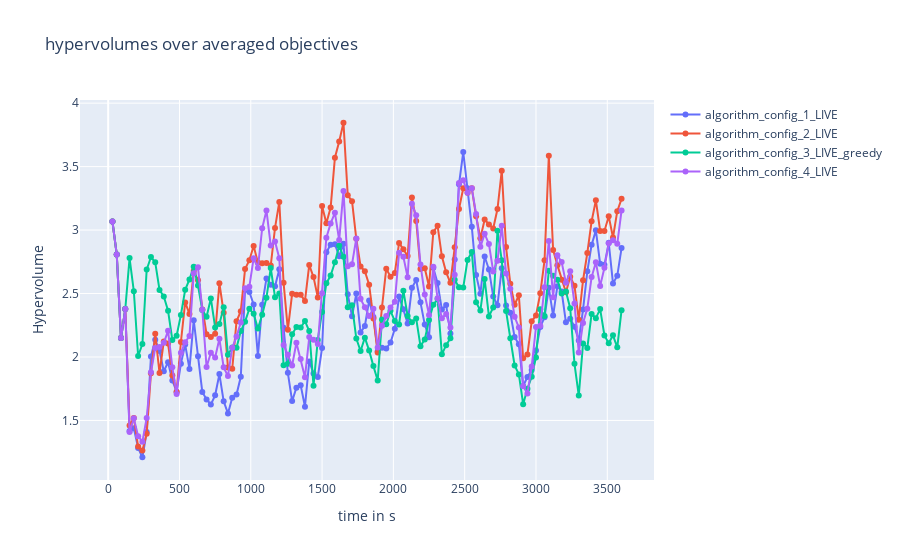
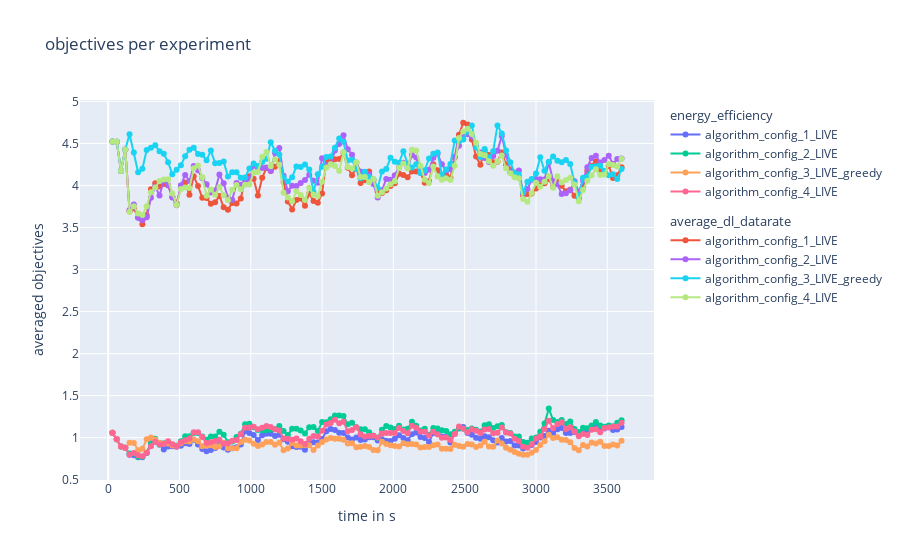
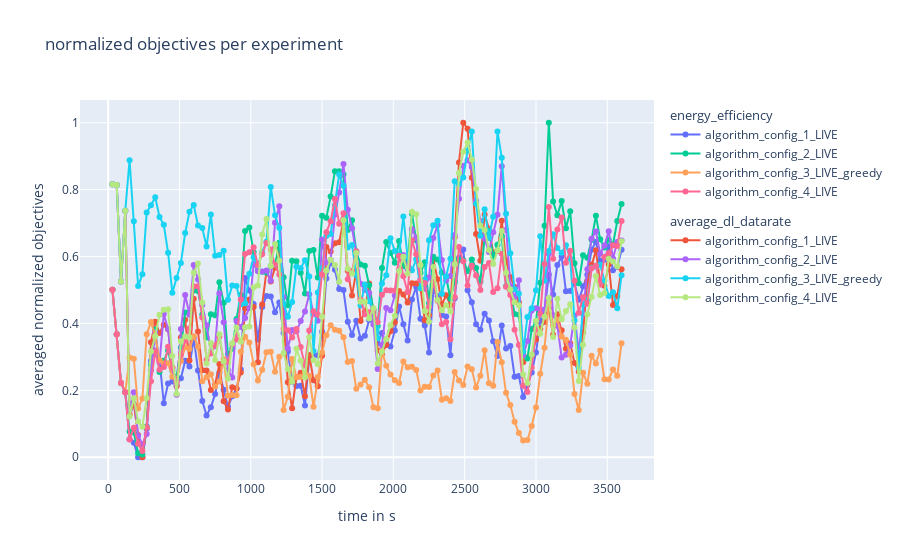

The cell these charts' notebook holds for them, in order:
### Code cell
##################
# plots for comparing experiments
##################

## hyper volume plot


fig1 = go.Figure()
fig1.update_layout(
    title="hypervolumes over averaged objectives",
    xaxis_title="time in s",
    yaxis_title="Hypervolume")


## add experiment hypervolumes 
for index, value in enumerate(hypervolume_list):
    fig1.add_trace(
        go.Scatter(
            x=time_and_frames_list[:, 1],
            y=value,
            mode='lines+markers',
            name= f"{str(configuration_names[index])}",
        ))


## objective volume plot
fig2 = go.Figure()

fig2.update_layout(
    title= "objectives per experiment",
    xaxis_title="time in s",
    yaxis_title="averaged objectives"
    )
for index, _ in enumerate(objective_1_list):
    fig2.add_trace(
        go.Scatter(
            x=time_and_frames_list[:, 1],
            y=objective_1_list[index],
            name=str(configuration_names[index]),
            mode='lines+markers',
            legendgroup="energy_efficiency",
            legendgrouptitle_text="energy_efficiency"
        ))
    fig2.add_trace(
        go.Scatter(
            x=time_and_frames_list[:, 1],
            y=objective_2_list[index],
            name=str(configuration_names[index]),
            mode='lines+markers',
            legendgroup="average_dl_datarate",
            legendgrouptitle_text="average_dl_datarate"
        ))


## normalized objective plot

fig3 = go.Figure()

fig3.update_layout(
    title= "normalized objectives per experiment",
    xaxis_title="time in s",
    yaxis_title="averaged normalized objectives"
    )

for index, _ in enumerate(objective_1_normalized_list):
    fig3.add_trace(
        go.Scatter(
            x=time_and_frames_list[:, 1],
            y=objective_1_normalized_list[index],
            name=str(configuration_names[index]),
            mode='lines+markers',
            legendgroup="energy_efficiency",
            legendgrouptitle_text="energy_efficiency"
        ))
    fig3.add_trace(
        go.Scatter(
            x=time_and_frames_list[:, 1],
            y=objective_2_normalized_list[index],
            name=str(configuration_names[index]),
            mode='lines+markers',
            legendgroup="average_dl_datarate",
            legendgrouptitle_text="average_dl_datarate"
        ))

fig1.show()
fig2.show()
fig3.show()
